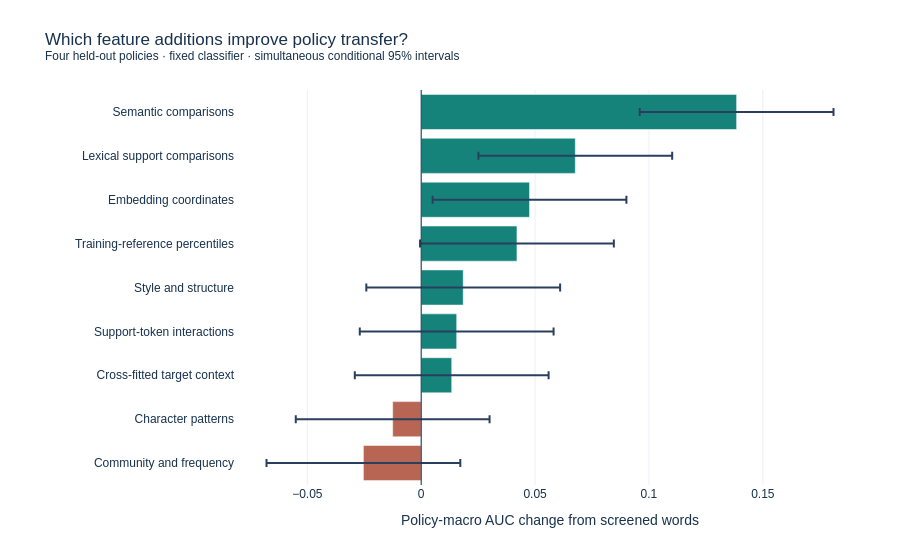

Notebook cell for this chart:
### Markdown cell above
## 4 · Attribute improvement through matched additions and removals
Each addition starts from the same screened-word model. Each removal starts from the same all-transfer representation. These contrasts test incremental utility, while comparisons with the historical-style reference also change representation/scaling conventions. Paired normalized-body bootstrap draws share weights across models; simultaneous intervals cover the declared contrasts. They condition on fixed OOF predictions and four observed policies, not arbitrary future rules or all adaptive research decisions.

### Code cell
display_expanded(root, "ablation")
contrasts = pd.DataFrame(expanded["uncertainty"])
removals = contrasts[(contrasts.protocol == "heldout_rule") & contrasts.contrast.str.startswith("remove_")]
display(removals[["contrast", "observed_delta", "ci_lower", "ci_upper", "simultaneous_lower", "simultaneous_upper"]].round(4))

### Figure 1 — Plotly figure (JSON) as saved in the notebook; plotly's stock layout.template omitted (floating-point values rounded to 4 significant figures)
{"data": [{"error_x": {"array": [0.04255, 0.04255, 0.04255, 0.04255, 0.04255, 0.04255, 0.04255, 0.04255, 0.04255], "arrayminus": [0.04255, 0.04255, 0.04255, 0.04255, 0.04255, 0.04255, 0.04255, 0.04255, 0.04255], "type": "data"}, "hovertemplate": "%{y}<br>AUC change %{x:+.4f}<extra></extra>", "marker": {"color": ["#b86554", "#b86554", "#16837b", "#16837b", "#16837b", "#16837b", "#16837b", "#16837b", "#16837b"]}, "orientation": "h", "type": "bar", "x": [-0.02538, -0.01253, 0.01339, 0.01558, 0.01845, 0.04203, 0.04756, 0.06766, 0.1385], "y": ["Community and frequency", "Character patterns", "Cross-fitted target context", "Support-token interactions", "Style and structure", "Training-reference percentiles", "Embedding coordinates", "Lexical support comparisons", "Semantic comparisons"]}], "layout": {"font": {"color": "#18324d", "family": "Arial", "size": 12}, "height": 550, "margin": {"b": 65, "l": 235, "r": 35, "t": 90}, "shapes": [{"line": {"color": "#18324d", "width": 1}, "type": "line", "x0": 0, "x1": 0, "xref": "x", "y0": 0, "y1": 1, "yref": "y domain"}], "title": {"text": "Which feature additions improve policy transfer?<br><sup>Four held-out policies · fixed classifier · simultaneous conditional 95% intervals</sup>"}, "xaxis": {"title": {"text": "Policy-macro AUC change from screened words"}}}}
